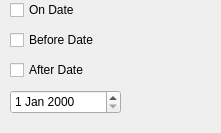
      <widget class="QWidget" name="page">
       <property name="geometry">
        <rect>
         <x>0</x>
         <y>0</y>
         <width>221</width>
         <height>133</height>
        </rect>
       </property>
       <attribute name="label">
        <string>Date Specific</string>
       </attribute>
       <widget class="QCheckBox" name="toggleOnDate">
        <property name="geometry">
         <rect>
          <x>10</x>
          <y>0</y>
          <width>87</width>
          <height>20</height>
         </rect>
        </property>
        <property name="text">
         <string>On Date</string>
        </property>
       </widget>
       <widget class="QCheckBox" name="toggleAfterDate">
        <property name="geometry">
         <rect>
          <x>10</x>
          <y>60</y>
          <width>87</width>
          <height>20</height>
         </rect>
        </property>
        <property name="text">
         <string>After Date</string>
        </property>
       </widget>
       <widget class="QCheckBox" name="toggleBeforeDate">
        <property name="geometry">
         <rect>
          <x>10</x>
          <y>30</y>
          <width>111</width>
          <height>20</height>
         </rect>
        </property>
        <property name="text">
         <string>Before Date</string>
        </property>
       </widget>
       <widget class="QDateEdit" name="dateSearchSpecific">
        <property name="geometry">
         <rect>
          <x>10</x>
          <y>90</y>
          <width>111</width>
          <height>24</height>
         </rect>
        </property>
       </widget>
      </widget>
